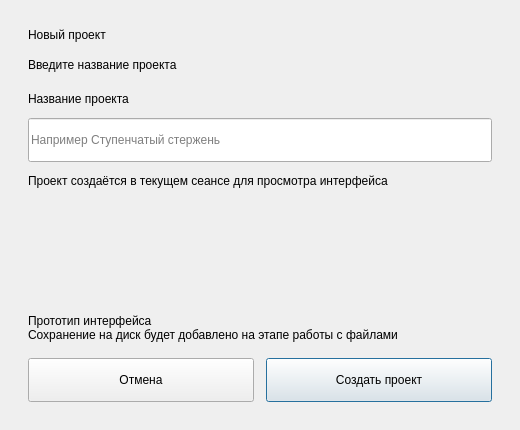
<?xml version='1.0' encoding='utf-8'?>
<ui version="4.0">
 <class>ProjectDialog</class>
 <widget class="QDialog" name="ProjectDialog">
  <property name="geometry">
   <rect>
    <x>0</x>
    <y>0</y>
    <width>520</width>
    <height>430</height>
   </rect>
  </property>
  <property name="minimumSize">
   <size>
    <width>480</width>
    <height>0</height>
   </size>
  </property>
  <property name="windowTitle">
   <string>САПР - Проект</string>
  </property>
  <property name="modal">
   <bool>true</bool>
  </property>
  <layout class="QVBoxLayout" name="dialogLayout">
   <property name="spacing">
    <number>16</number>
   </property>
   <property name="leftMargin">
    <number>28</number>
   </property>
   <property name="topMargin">
    <number>28</number>
   </property>
   <property name="rightMargin">
    <number>28</number>
   </property>
   <property name="bottomMargin">
    <number>28</number>
   </property>
   <item>
    <widget class="QLabel" name="titleLabel">
     <property name="role" stdset="0">
      <string>pageTitle</string>
     </property>
     <property name="text">
      <string>Новый проект</string>
     </property>
     <property name="wordWrap">
      <bool>true</bool>
     </property>
    </widget>
   </item>
   <item>
    <widget class="QLabel" name="descriptionLabel">
     <property name="role" stdset="0">
      <string>muted</string>
     </property>
     <property name="text">
      <string>Введите название проекта</string>
     </property>
     <property name="wordWrap">
      <bool>true</bool>
     </property>
    </widget>
   </item>
   <item>
    <widget class="QStackedWidget" name="modeStack">
     <property name="currentIndex">
      <number>0</number>
     </property>
     <widget class="QWidget" name="createPage">
      <layout class="QVBoxLayout" name="createLayout">
       <property name="spacing">
        <number>12</number>
       </property>
       <property name="leftMargin">
        <number>0</number>
       </property>
       <property name="topMargin">
        <number>4</number>
       </property>
       <property name="rightMargin">
        <number>0</number>
       </property>
       <property name="bottomMargin">
        <number>0</number>
       </property>
       <item>
        <widget class="QLabel" name="nameLabel">
         <property name="text">
          <string>Название проекта</string>
         </property>
         <property name="buddy">
          <cstring>nameInput</cstring>
         </property>
        </widget>
       </item>
       <item>
        <widget class="QLineEdit" name="nameInput">
         <property name="minimumSize">
          <size>
           <width>0</width>
           <height>44</height>
          </size>
         </property>
         <property name="maxLength">
          <number>60</number>
         </property>
         <property name="placeholderText">
          <string>Например Ступенчатый стержень</string>
         </property>
         <property name="clearButtonEnabled">
          <bool>false</bool>
         </property>
        </widget>
       </item>
       <item>
        <widget class="QLabel" name="sessionDescriptionLabel">
         <property name="role" stdset="0">
          <string>muted</string>
         </property>
         <property name="text">
          <string>Проект создаётся в текущем сеансе для просмотра интерфейса</string>
         </property>
         <property name="wordWrap">
          <bool>true</bool>
         </property>
        </widget>
       </item>
       <item>
        <spacer name="createBottomSpace">
         <property name="orientation">
          <enum>Qt::Vertical</enum>
         </property>
         <property name="sizeHint" stdset="0">
          <size>
           <width>20</width>
           <height>8</height>
          </size>
         </property>
        </spacer>
       </item>
      </layout>
     </widget>
     <widget class="QWidget" name="openPage">
      <layout class="QVBoxLayout" name="openLayout">
       <property name="spacing">
        <number>12</number>
       </property>
       <property name="leftMargin">
        <number>0</number>
       </property>
       <property name="topMargin">
        <number>4</number>
       </property>
       <property name="rightMargin">
        <number>0</number>
       </property>
       <property name="bottomMargin">
        <number>0</number>
       </property>
       <item>
        <widget class="QLabel" name="projectsLabel">
         <property name="role" stdset="0">
          <string>eyebrow</string>
         </property>
         <property name="text">
          <string>ПРОЕКТЫ ТЕКУЩЕГО СЕАНСА</string>
         </property>
        </widget>
       </item>
       <item>
        <widget class="QListWidget" name="projectList">
         <property name="minimumSize">
          <size>
           <width>0</width>
           <height>130</height>
          </size>
         </property>
         <property name="alternatingRowColors">
          <bool>false</bool>
         </property>
         <property name="selectionMode">
          <enum>QAbstractItemView::SingleSelection</enum>
         </property>
         <property name="spacing">
          <number>4</number>
         </property>
        </widget>
       </item>
      </layout>
     </widget>
    </widget>
   </item>
   <item>
    <widget class="QLabel" name="infoLabel">
     <property name="role" stdset="0">
      <string>muted</string>
     </property>
     <property name="text">
      <string>Прототип интерфейса
Сохранение на диск будет добавлено на этапе работы с файлами</string>
     </property>
     <property name="wordWrap">
      <bool>true</bool>
     </property>
    </widget>
   </item>
   <item>
    <layout class="QHBoxLayout" name="actionsLayout" stretch="1,1">
     <property name="spacing">
      <number>12</number>
     </property>
     <item>
      <widget class="QPushButton" name="cancelButton">
       <property name="minimumSize">
        <size>
         <width>0</width>
         <height>44</height>
        </size>
       </property>
       <property name="cursor">
        <cursorShape>PointingHandCursor</cursorShape>
       </property>
       <property name="role" stdset="0">
        <string>secondary</string>
       </property>
       <property name="text">
        <string>Отмена</string>
       </property>
       <property name="autoDefault">
        <bool>false</bool>
       </property>
      </widget>
     </item>
     <item>
      <widget class="QPushButton" name="continueButton">
       <property name="minimumSize">
        <size>
         <width>0</width>
         <height>44</height>
        </size>
       </property>
       <property name="cursor">
        <cursorShape>PointingHandCursor</cursorShape>
       </property>
       <property name="role" stdset="0">
        <string>primary</string>
       </property>
       <property name="text">
        <string>Создать проект</string>
       </property>
       <property name="default">
        <bool>true</bool>
       </property>
      </widget>
     </item>
    </layout>
   </item>
  </layout>
 </widget>
 <tabstops>
  <tabstop>nameInput</tabstop>
  <tabstop>projectList</tabstop>
  <tabstop>continueButton</tabstop>
  <tabstop>cancelButton</tabstop>
 </tabstops>
 <resources />
 <connections />
</ui>
